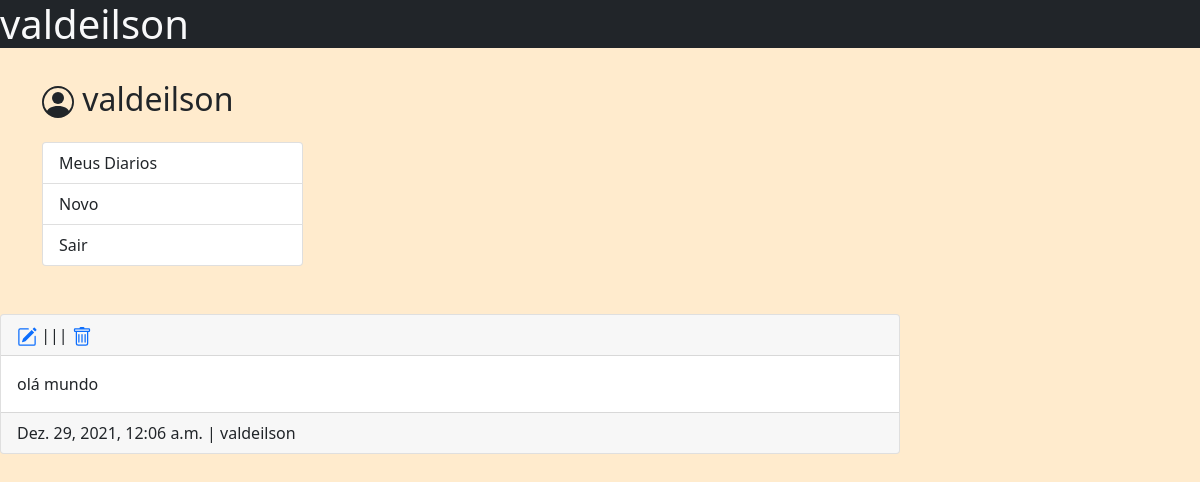
The page / (signed in) on the database as committed earlier.
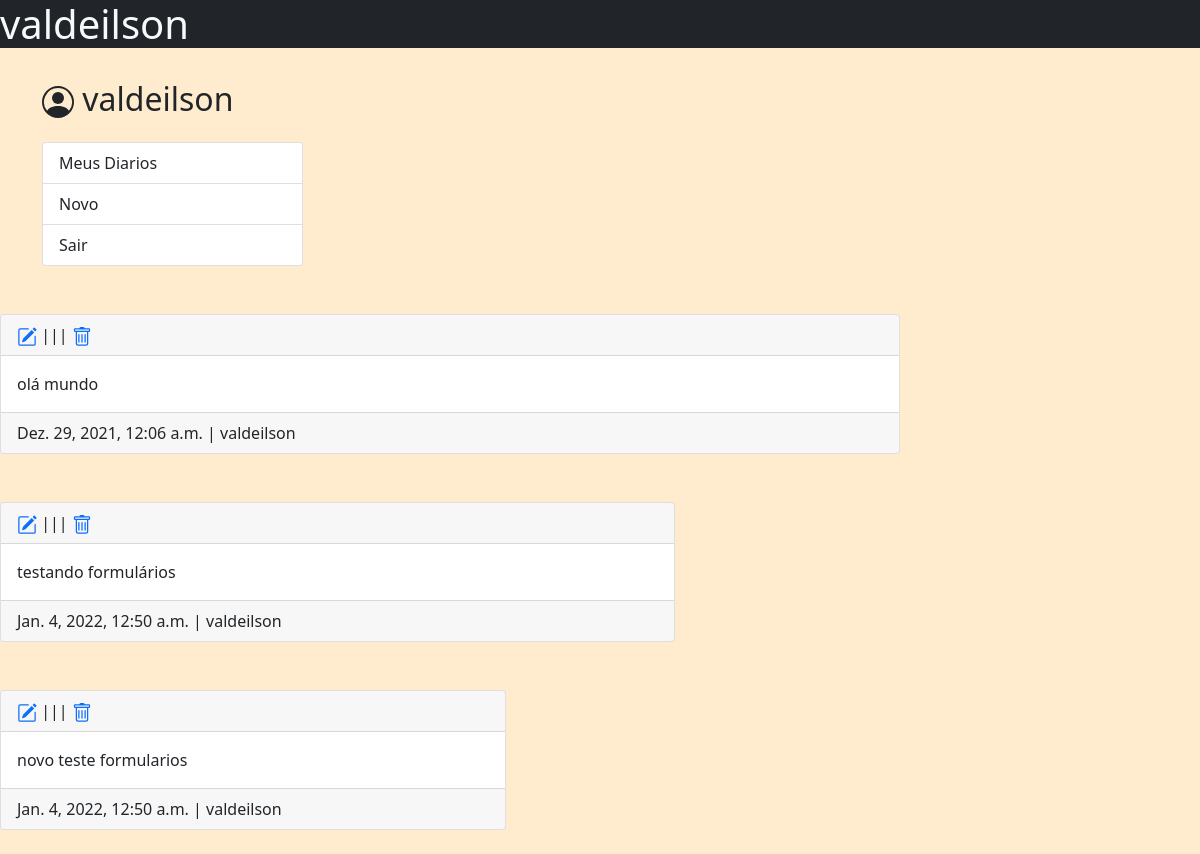
The same page on the database as committed later.
### diario/models.py (models this page shows, shortened)
class Diario(models.Model):
    conteudo=models.TextField(max_length=500)
    criado=models.DateTimeField(auto_now_add=True)
    user=models.ForeignKey(User, on_delete=models.CASCADE)

### diario/views.py (the view)
# urls.py: path('', views.index, name='index'),
@login_required(login_url='login')
def index (request):
    diario = Diario.objects.filter(user=request.user)
    context={
        'diario':diario,
    }
    return render(request, 'diario/index.html', context)

### diario/templates/diario/index.html (shortened to what this page needs)
{% extends 'base/model.html' %}
{% block content %}
{% for diario in diario %}
<div class="col-md-9" >
    <div class="card mt-5" >
        <div class="card-header" >
         <a href="{% url 'editar_diario' id=diario.id %}"></a> |||
         <a href="{% url 'excluir' id=diario.id %}"></a>
        </div>
        <div class="card-body" >
            {{diario.conteudo}}
        </div>
        <div class="card-footer" >
            {{diario.criado}} | {{diario.user}}
        </div>
    </div>
{% endfor %}
    <br>
</div>
{% endblock %}

Rows that differ between the two databases and show on the page:
added Diario: conteudo "testando formulários", criado "Jan. 4, 2022, 12:50 a.m.", user "valdeilson"
added Diario: conteudo "novo teste formularios", criado "Jan. 4, 2022, 12:50 a.m.", user "valdeilson"
